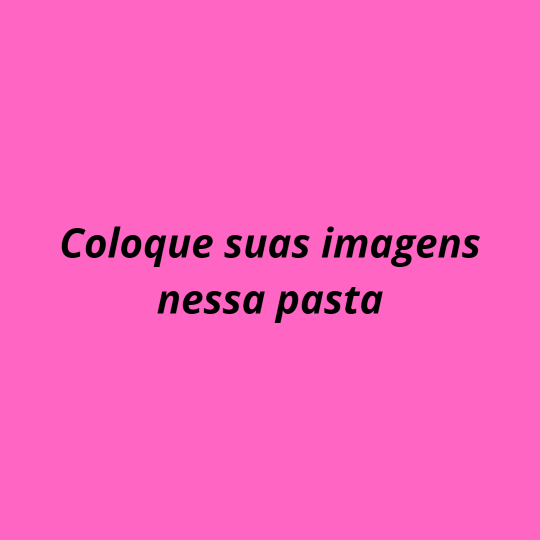
#> input picture input/Coloque suas imagens nessa pasta.png, 1080 x 1080 px (shown at 1/2 size); its folder holds only this picture in this run
$ python convertToWEBP.py
#> lines starting #> are read from the running program, lines starting #| are printed output that depends on the picture
#> the answer given: 100
#> the answer given: 100
from PIL import Image
import os

def convert_images_to_webp(input_folder, output_folder):
    # Verifica se a pasta de saída existe, caso contrário, cria-a
#> called with input_folder = './input', output_folder = './output'
    if not os.path.exists(output_folder):
        os.makedirs(output_folder)

    # Percorre todos os arquivos na pasta de entrada
    for filename in os.listdir(input_folder):
        # Verifica se o arquivo é uma imagem
        if filename.endswith(('.png', '.jpg', '.jpeg')):
            # Cria o caminho completo para o arquivo de entrada
            input_path = os.path.join(input_folder, filename)

            # Abre a imagem usando a biblioteca Pillow
            image = Image.open(input_path)
#> image is the input picture: PIL image 1080x1080 RGBA; mean R, G, B, A 248.4, 99.4, 190.9, 255


  # Redimensiona a imagem para a largura e altura especificadas pelo usuário
            image = image.resize((width, height))
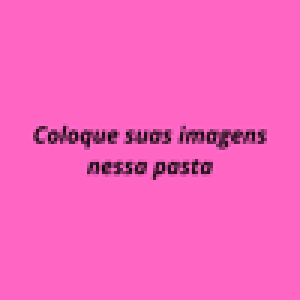
#> image: PIL image 100x100 RGBA (shown 3 times larger); mean R, G, B, A 248.2, 99.4, 190.9, 255


            # Define a qualidade da compactação da imagem (0 é o valor mínimo e 100 é o máximo)
            quality = 50

            # Define o caminho completo para o arquivo de saída
            output_path = os.path.join(output_folder, os.path.splitext(filename)[0] + ".webp")

            # Converte a imagem para o formato WebP e salva no arquivo de saída
            image.save(output_path, "webp", quality=quality)

            # Imprime a conversão concluída
            print(f"Imagem convertida: {output_path}")

            # Fecha a imagem
            image.close()

# Pasta de entrada com as imagens a serem convertidas
input_folder = "./input"

# Pasta de saída para salvar as imagens convertidas
output_folder = "./output"

# Solicita ao usuário a largura desejada para a imagem
width = int(input("Informe a largura desejada para a imagem: "))

# Solicita ao usuário a altura desejada para a imagem
height = int(input("Informe a altura desejada para a imagem: "))

# Chama a função para converter as imagens
convert_images_to_webp(input_folder, output_folder)
